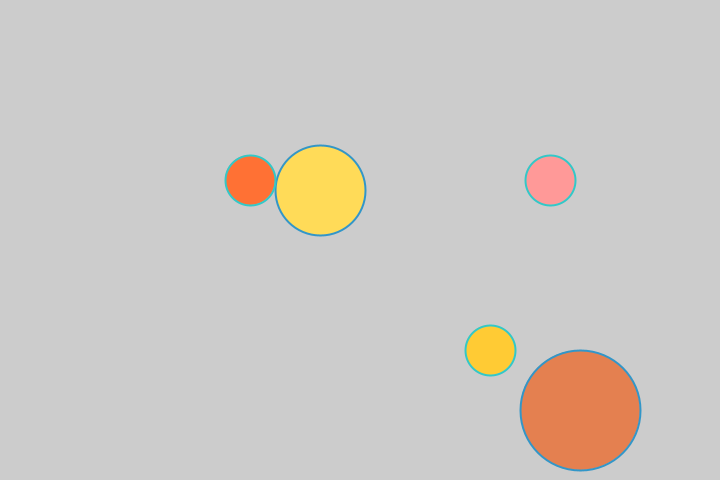
Frame 1 (no input)
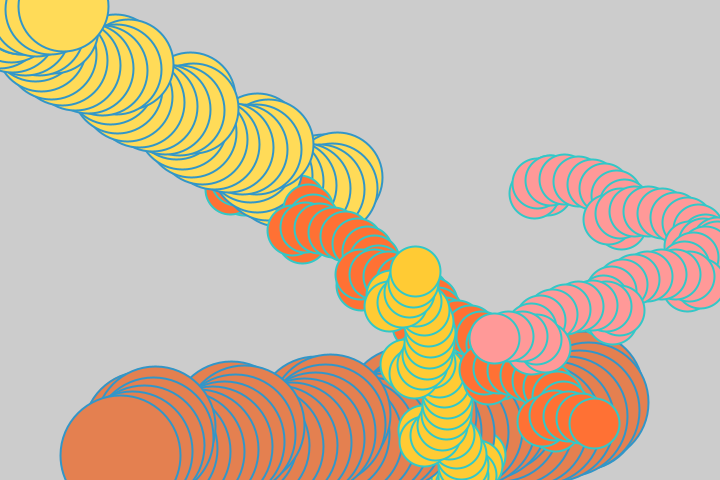
Frame 60 (the mouse pressed at the canvas centre just before this capture)
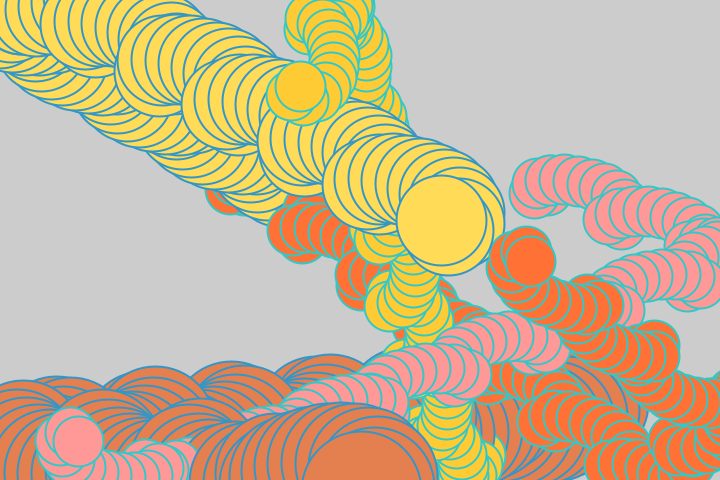
Frame 120 (the mouse held since frame 60 and released just before this capture)

The Processing sketch that drew these frames (run headless with seeded random() and noise(); from frame 60 on, the mouse is pressed at the canvas centre):

// Processing sketch: pat_5_3
// ── pat_5_3.pde
// made by Anna 

float circle1X = 580;
float circle1Y = 410;
float circle2X = 320;
float circle2Y = 190;
float circle3X = 250;
float circle3Y = 180;
float circle4X = 490;
float circle4Y = 350;
float circle5X = 550;
float circle5Y = 180;

/*
float speed1 = 1.0;
float speed2 = 2.0;
float speed3 = 2.5;
float speed4 = 1.5;
float speed5 = 2.0;
*/ 

float angle = 0; 
int radius = 5;

float xspeed1 = 2.8;  // Speed of the shape
float yspeed1 = 2.2;  // Speed of the shape

float xspeed2 = 2.8;  // Speed of the shape
float yspeed2 = 2.2;  // Speed of the shape

float xspeed3 = 2.8;  // Speed of the shape
float yspeed3 = 2.2;  // Speed of the shape

float xspeed4 = 2.8;  // Speed of the shape
float yspeed4 = 2.2;  // Speed of the shape

float xspeed5 = 2.8;  // Speed of the shape
float yspeed5 = 2.2;  // Speed of the shape

//int xdirection = 1;  // Left or Right
//int ydirection = 1;  // Top to Bottom




void setup() 
{
  size(720,480);
//  background(0,0,0);
}

  void draw() 
{
//  background(0,0,0);
  // start drawing tile
  AnnasTile();
  
  circle1X = circle1X + cos(angle-2)*radius * xspeed1;
  circle1Y = circle1Y + sin(angle-2)*radius * yspeed1;
  
  circle2X = circle2X + cos(angle+5)*radius * xspeed2;
  circle2Y = circle2Y + sin(angle+5)*radius * yspeed2;

  circle3X = circle3X + cos(angle+2)*radius * xspeed3;
  circle3Y = circle3Y + sin(angle+2)*radius * yspeed3;

  circle4X = circle4X + cos(angle+3)*radius * xspeed4;
  circle4Y = circle4Y + sin(angle+3)*radius * yspeed4;

  circle5X = circle5X + cos(angle+8)*radius * xspeed5;
  circle5Y = circle5Y + sin(angle+8)*radius * yspeed5;


//DO THIS FOR X AND Y AND FOR EVERY CIRCLE!!! 

 if (circle1Y < 0 || circle1Y > height)
 {
   yspeed1*=-1;
 }
   
 if (circle1X < 0 || circle1X > width)
 {
   xspeed1*=-1;
 }

//CIRCLE 2
 if (circle2X < 0 || circle2X > width)
 {
   xspeed2*=-1;
 }
   
 if (circle2Y < 0 || circle2Y > height)
 {
   yspeed2*=-1;
 }
 
 //CIRCLE 3
  if (circle3X < 0 || circle3X > width)
 {
   xspeed3*=-1;
 }
   
 if (circle3Y < 0 || circle3Y > height)
 {
   yspeed3*=-1;
 }
 
 
  //CIRCLE 4
  if (circle4X < 0 || circle4X > width)
 {
   xspeed4*=-1;
 }
   
 if (circle4Y < 0 || circle4Y > height)
 {
   yspeed4*=-1;
 }
 
  //CIRCLE 5
  if (circle5X < 0 || circle5X > width)
 {
   xspeed5*=-1;
 }
   
 if (circle5Y < 0 || circle5Y > height)
 {
   yspeed5*=-1;
 }
 


  angle += PI*50+(sin(angle)+20);
  

}



void AnnasTile() {

  //circle 1 (bottom)
  strokeWeight(2);
  stroke(50,150,200);
  fill(228, 128, 80); //(0,125,255);
  circle(circle1X, circle1Y, 120);

  //circle 2
  strokeWeight(2);
  stroke(50,150,200);
  fill(255, 219, 88); //(255,155,30);
  circle(circle2X, circle2Y, 90);
  
  //circle 3
    strokeWeight(2);
  stroke(50,200,200);
  fill(255, 113, 52); //(255,255,0);
  circle(circle3X, circle3Y, 50);
  
  //circle 4
    strokeWeight(2);
  stroke(50,200,200);
  fill(255, 203, 52); //(255,255,0);
  circle(circle4X, circle4Y, 50);
  

  //circle 4
    strokeWeight(2);
  stroke(50,200,200);
  fill(255, 153, 152); //(255,255,0);
  circle(circle5X, circle5Y, 50);
  
}
  

 
